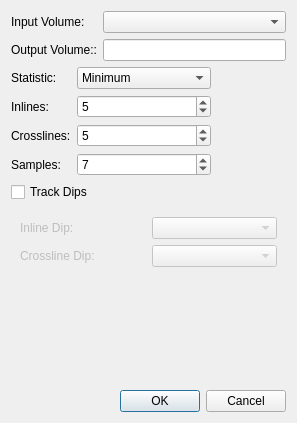
<?xml version="1.0" encoding="UTF-8"?>
<ui version="4.0">
 <class>VolumeStatisticsDialog</class>
 <widget class="QDialog" name="VolumeStatisticsDialog">
  <property name="geometry">
   <rect>
    <x>0</x>
    <y>0</y>
    <width>297</width>
    <height>423</height>
   </rect>
  </property>
  <property name="windowTitle">
   <string>Volume Semblance</string>
  </property>
  <property name="windowIcon">
   <iconset resource="../ProjectViewer/icons.qrc">
    <normaloff>:/icons/images/logo_fs_64x64.png</normaloff>:/icons/images/logo_fs_64x64.png</iconset>
  </property>
  <layout class="QVBoxLayout" name="verticalLayout">
   <item>
    <layout class="QGridLayout" name="gridLayout">
     <item row="0" column="0">
      <widget class="QLabel" name="label_2">
       <property name="text">
        <string>Input Volume:</string>
       </property>
      </widget>
     </item>
     <item row="0" column="1">
      <widget class="QComboBox" name="cbInputVolume">
       <property name="sizePolicy">
        <sizepolicy hsizetype="Preferred" vsizetype="Fixed">
         <horstretch>1</horstretch>
         <verstretch>0</verstretch>
        </sizepolicy>
       </property>
      </widget>
     </item>
     <item row="1" column="0">
      <widget class="QLabel" name="label">
       <property name="text">
        <string>Output Volume::</string>
       </property>
      </widget>
     </item>
     <item row="1" column="1">
      <widget class="QLineEdit" name="leVolume"/>
     </item>
    </layout>
   </item>
   <item>
    <layout class="QHBoxLayout" name="horizontalLayout">
     <item>
      <layout class="QGridLayout" name="gridLayout_2">
       <item row="0" column="0">
        <widget class="QLabel" name="label_3">
         <property name="text">
          <string>Statistic:</string>
         </property>
        </widget>
       </item>
       <item row="0" column="1">
        <widget class="QComboBox" name="cbType">
         <item>
          <property name="text">
           <string>Minimum</string>
          </property>
         </item>
         <item>
          <property name="text">
           <string>Maximum</string>
          </property>
         </item>
         <item>
          <property name="text">
           <string>Mean</string>
          </property>
         </item>
         <item>
          <property name="text">
           <string>Trimmed Mean</string>
          </property>
         </item>
         <item>
          <property name="text">
           <string>Median</string>
          </property>
         </item>
         <item>
          <property name="text">
           <string>Variance</string>
          </property>
         </item>
         <item>
          <property name="text">
           <string>Standard Deviation</string>
          </property>
         </item>
        </widget>
       </item>
       <item row="1" column="0">
        <widget class="QLabel" name="label_9">
         <property name="text">
          <string>Inlines:</string>
         </property>
        </widget>
       </item>
       <item row="1" column="1">
        <widget class="QSpinBox" name="sbInlines">
         <property name="minimum">
          <number>1</number>
         </property>
         <property name="maximum">
          <number>99</number>
         </property>
         <property name="singleStep">
          <number>2</number>
         </property>
         <property name="value">
          <number>5</number>
         </property>
        </widget>
       </item>
       <item row="2" column="0">
        <widget class="QLabel" name="label_8">
         <property name="text">
          <string>Crosslines:</string>
         </property>
        </widget>
       </item>
       <item row="2" column="1">
        <widget class="QSpinBox" name="sbCrosslines">
         <property name="minimum">
          <number>1</number>
         </property>
         <property name="maximum">
          <number>99</number>
         </property>
         <property name="singleStep">
          <number>2</number>
         </property>
         <property name="value">
          <number>5</number>
         </property>
        </widget>
       </item>
       <item row="3" column="0">
        <widget class="QLabel" name="label_7">
         <property name="text">
          <string>Samples:</string>
         </property>
        </widget>
       </item>
       <item row="3" column="1">
        <widget class="QSpinBox" name="sbSamples">
         <property name="minimum">
          <number>1</number>
         </property>
         <property name="maximum">
          <number>99</number>
         </property>
         <property name="singleStep">
          <number>2</number>
         </property>
         <property name="value">
          <number>7</number>
         </property>
        </widget>
       </item>
      </layout>
     </item>
     <item>
      <spacer name="horizontalSpacer">
       <property name="orientation">
        <enum>Qt::Horizontal</enum>
       </property>
       <property name="sizeHint" stdset="0">
        <size>
         <width>40</width>
         <height>20</height>
        </size>
       </property>
      </spacer>
     </item>
    </layout>
   </item>
   <item>
    <widget class="QCheckBox" name="cbTrackDips">
     <property name="text">
      <string>Track Dips</string>
     </property>
    </widget>
   </item>
   <item>
    <widget class="QWidget" name="wdDips" native="true">
     <property name="enabled">
      <bool>false</bool>
     </property>
     <layout class="QGridLayout" name="gridLayout_3">
      <item row="0" column="0">
       <widget class="QLabel" name="label_4">
        <property name="text">
         <string>Inline Dip:</string>
        </property>
       </widget>
      </item>
      <item row="0" column="1">
       <widget class="QComboBox" name="cbIldip"/>
      </item>
      <item row="1" column="0">
       <widget class="QLabel" name="label_5">
        <property name="text">
         <string>Crossline Dip:</string>
        </property>
       </widget>
      </item>
      <item row="1" column="1">
       <widget class="QComboBox" name="cbXldip"/>
      </item>
     </layout>
    </widget>
   </item>
   <item>
    <spacer name="verticalSpacer">
     <property name="orientation">
      <enum>Qt::Vertical</enum>
     </property>
     <property name="sizeHint" stdset="0">
      <size>
       <width>20</width>
       <height>40</height>
      </size>
     </property>
    </spacer>
   </item>
   <item>
    <widget class="QDialogButtonBox" name="buttonBox">
     <property name="orientation">
      <enum>Qt::Horizontal</enum>
     </property>
     <property name="standardButtons">
      <set>QDialogButtonBox::Cancel|QDialogButtonBox::Ok</set>
     </property>
    </widget>
   </item>
  </layout>
 </widget>
 <tabstops>
  <tabstop>cbInputVolume</tabstop>
  <tabstop>leVolume</tabstop>
  <tabstop>cbType</tabstop>
  <tabstop>sbInlines</tabstop>
  <tabstop>sbCrosslines</tabstop>
  <tabstop>sbSamples</tabstop>
  <tabstop>cbTrackDips</tabstop>
  <tabstop>cbIldip</tabstop>
  <tabstop>cbXldip</tabstop>
 </tabstops>
 <resources>
  <include location="../ProjectViewer/icons.qrc"/>
 </resources>
 <connections>
  <connection>
   <sender>buttonBox</sender>
   <signal>accepted()</signal>
   <receiver>VolumeStatisticsDialog</receiver>
   <slot>accept()</slot>
   <hints>
    <hint type="sourcelabel">
     <x>248</x>
     <y>254</y>
    </hint>
    <hint type="destinationlabel">
     <x>157</x>
     <y>274</y>
    </hint>
   </hints>
  </connection>
  <connection>
   <sender>buttonBox</sender>
   <signal>rejected()</signal>
   <receiver>VolumeStatisticsDialog</receiver>
   <slot>reject()</slot>
   <hints>
    <hint type="sourcelabel">
     <x>316</x>
     <y>260</y>
    </hint>
    <hint type="destinationlabel">
     <x>286</x>
     <y>274</y>
    </hint>
   </hints>
  </connection>
  <connection>
   <sender>cbTrackDips</sender>
   <signal>toggled(bool)</signal>
   <receiver>wdDips</receiver>
   <slot>setEnabled(bool)</slot>
   <hints>
    <hint type="sourcelabel">
     <x>148</x>
     <y>234</y>
    </hint>
    <hint type="destinationlabel">
     <x>148</x>
     <y>293</y>
    </hint>
   </hints>
  </connection>
 </connections>
</ui>
